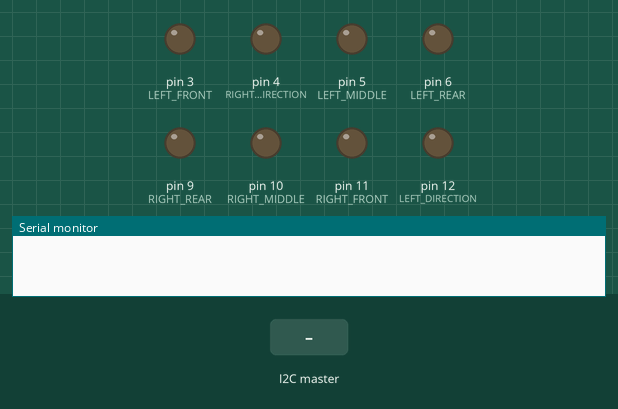
Recording of a sketch running on a simulated Arduino Uno, built with avr-gcc and run on an emulated ATmega328P. Shown: output pins drawn as LEDs (lit = HIGH), the last lines printed to the serial monitor. The test bench sets the inputs (shaded band).

Above: at 1.2 s.
1.3 s: the I2C master sends "*"
At 2.5 s:
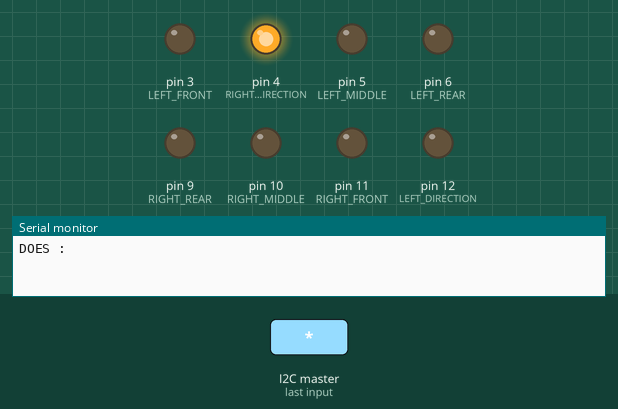
Timing chart, 0 to 4.3 s (numbered marks = the images above; inputs shaded):
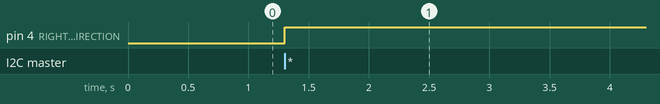

The sketch:

rover_control.ino
```cpp
#include <Wire.h>

#define RIGHT_FRONT 11
#define RIGHT_MIDDLE 10
#define RIGHT_REAR 9
#define LEFT_FRONT 3
#define LEFT_MIDDLE 5
#define LEFT_REAR 6
#define RIGHT_DIRECTION 4
#define LEFT_DIRECTION 12

#define NO_REC_VALS 2

char rec;
String out;
int count;
String recArray[NO_REC_VALS-1];
int i = 0;
bool valid = false;

float v, vr, vl, theta = 0;

inline bool dir(float vel) {
  if (vel >= 0)
    return true;
  else
    return false;
}

void vel_ctrl(int n) {
  // if (recArray[0] < 0)
  //   theta += M_PI;
  // while (theta >= 2 * M_PI || theta < 0)
  // {
  //   if (theta >= 2 * M_PI)
  //     theta -= 2 * M_PI;
  //   if (theta < 0)
  //     theta += 2 * M_PI;
  // }

  Serial.print("DOES :");
  // Serial.println(n);
  out = "";
  while (Wire.available() > 0) {

    rec = Wire.read();
    if (rec == '*') {
      // Serial.println(rec);
      valid = false;
    }
    if (valid && rec != ',') {
      // Serial.print(rec);
      out += rec;
      // Serial.print(out);
    } else if (valid && rec == ',') {
      // Serial.print(",");
      recArray[i] = out;
      out = "";
      i++;
    }
    if (!valid && rec == '$') {
      valid = true;
      i = 0;
    }
  }

  // Serial.print("First number =");
  // Serial.print(recArray[0]);
  // Serial.print("  Second number =");
  // Serial.println(recArray[2]);

  theta = recArray[1].toInt() / 100.00;

  if (theta >= 0) {
    vl = 255 * abs(recArray[0].toInt() / 999.0) * (1 - sin(abs(theta)));
    vr = 255 * abs(recArray[0].toInt() / 999.0);
  } else {
    vr = 255 * abs(recArray[0].toInt() / 999.0) * (1 - sin(abs(theta)));
    vl = 255 * abs(recArray[0].toInt() / 999.0);
  }

  analogWrite(RIGHT_FRONT, abs(vr));
  analogWrite(RIGHT_MIDDLE, abs(vr));
  analogWrite(RIGHT_REAR, abs(vr));
  analogWrite(LEFT_FRONT, abs(vl));
  analogWrite(LEFT_MIDDLE, abs(vl));
  analogWrite(LEFT_REAR, abs(vl));
  digitalWrite(RIGHT_DIRECTION, dir(recArray[0].toInt() / 999.0));
  digitalWrite(LEFT_DIRECTION, !(dir(recArray[0].toInt() / 999.0)));
  // Serial.print(vl);
  // Serial.print(",");
  // Serial.print(vr);
  // Serial.print(",");
  // Serial.print(recArray[0]);
  // Serial.print(",");
  // Serial.println(theta);
}

void setup() {
  pinMode(RIGHT_FRONT, OUTPUT);     // Right Front
  pinMode(RIGHT_MIDDLE, OUTPUT);    // Right Middle
  pinMode(RIGHT_REAR, OUTPUT);      // Right Rear
  pinMode(LEFT_FRONT, OUTPUT);      // Left Front
  pinMode(LEFT_MIDDLE, OUTPUT);     // Left Middle
  pinMode(LEFT_REAR, OUTPUT);       // Left Rear
  pinMode(RIGHT_DIRECTION, OUTPUT); // Right Direction
  pinMode(LEFT_DIRECTION, OUTPUT);  // Left Direction
  Serial.begin(115200);
  // Serial.println("Serial Estableshed");
  Wire.begin(42);
  Wire.onReceive(vel_ctrl);
  // Serial.println("I2C Estableshed");
}

void loop() { delay(1); }
```

Measured:
- after the input at 1.3 s, pin 4 (RIGHT_DIRECTION): LOW → HIGH at once
